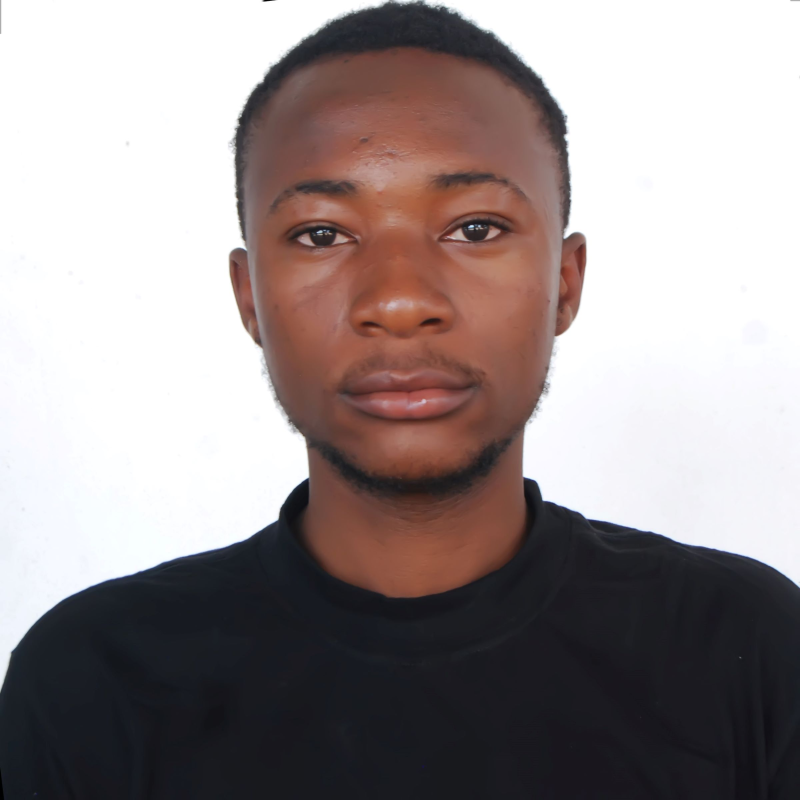
#> input picture engine/login_engine_with_database_and_gui_(kivy)/the_gui/david_photo.jpg, 2400 x 2400 px (shown at 1/3 size)
$ python Image_preparer.py
#> lines starting #> are read from the running program, lines starting #| are printed output that depends on the picture; after the words box and inside, x2 and y2 are one past the last pixel; in counts of white or black regions, pixels touching at a corner belong together
from PIL import Image,ImageOps,ImageDraw,ImageChops


def crop_to_circle(image_name,size):
#> called with image_name = 'david_photo.jpg', size = (100, 100)
    im=Image.open(image_name).resize(size)
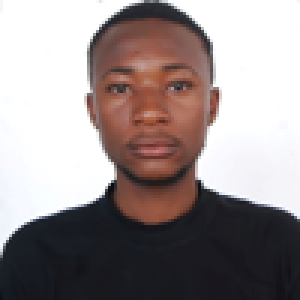
#> im: PIL image 100x100 RGB (shown 3 times larger); mean R, G, B 153.5, 143.4, 143.3
    big_size=tuple([i*3 for i in im.size])  #size #
#> big_size = (300, 300)
    print(type(big_size))
#| <class 'tuple'>
    mask=Image.new('L',big_size,0)
#> mask: PIL image 300x300 L; every value is 0
    ImageDraw.Draw(mask).ellipse((0,0)+big_size,fill=255)
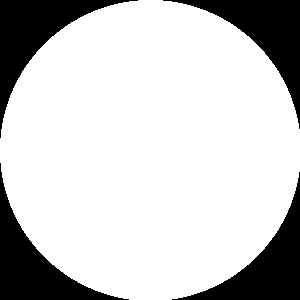
#> mask: PIL image 300x300 L; 79% white; 4 black regions, box (x1, y1, x2, y2) and area: (0, 0, 138, 138) 4868, (163, 0, 300, 129) 4730, (0, 163, 129, 300) 4730, (172, 172, 300, 300) 4593
    mask=mask.resize(size)
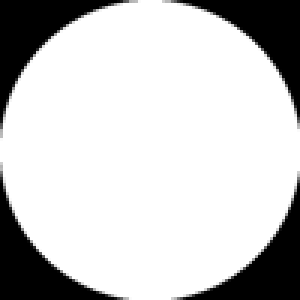
#> mask: PIL image 100x100 L (shown 3 times larger); min 0, max 255, mean 201.4
    #mask=ImageChops.darker(mask,im.split()[-1])
    im.putalpha(mask)
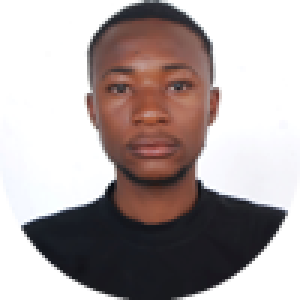
#> im: PIL image 100x100 RGBA (shown 3 times larger); mean R, G, B, A 153.5, 143.4, 143.3, 201.4; transparent parts drawn white
    return im

def change_to_png(image_name_and_path,path_to_save):
    im=Image.open(image_name_and_path)
    image_name=image_name_and_path.split('/').pop()
    extentionless_name=image_name.split('.jpg')[0]
    im.save(path_to_save+extentionless_name+'.png')
    return path_to_save+extentionless_name+'.png'
if __name__=='__main__':
    path_name='david_photo.jpg'

    size=(100,100)
    #
    im=crop_to_circle(path_name,size)
    im.save(path_name.split('.jpg')[0]+'.png',mode='PNG')
    im.show()
